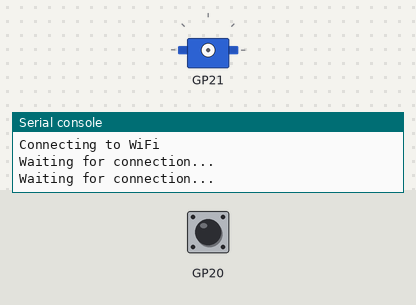
This program was run on a simulated Raspberry Pi Pico running MicroPython. Parts: servo, the last lines printed to the serial console. The test bench sets the inputs (shaded band); at power-on: GP20 HIGH. WiFi joins after 1.5 s; the clock reads 2024-03-15 10:24:30 at power-on unless the program sets it; one TCP client connects 1 s after the port opens and stays connected; values from a settings file that is not in the repository are placeholders; servo angles are drawn from the pulse width (0.5 ms = 0°, 2.5 ms = 180°); threads take turns every 2 ms; library files of the repository ran but are not shown: ds1307.py.

Above: at 1.2 s.
1.3 s: GP20 pulled LOW for 0.15 s
At 2.9 s:
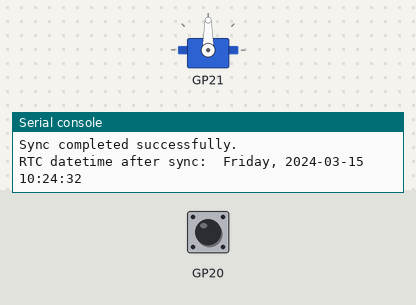
Timing chart, 0 to 4.4 s (numbered marks = the images above; inputs shaded):
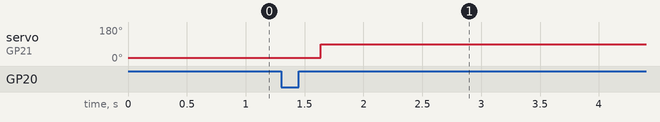

The program:

main.py
```python
from machine import Pin
from micropython import const
from ds1307 import DS1307
from feeding_time_handler import FeedingTimeHandler
from beacon import Beacon
from hardware_controller import HardwareController
from tools import connect_wifi, sync_time, setup_server_socket
import time
import utime
import ntptime
import network
import wifi_secrets

BEACON_INTERVAL_MS = const(1000)
PORT = const(2390)

network_present = False

i2c = machine.I2C(0,
                  scl=machine.Pin(17),
                  sda=machine.Pin(16),
                  freq=100000)

rtc = DS1307(i2c)
feeding_time_handler = FeedingTimeHandler(rtc)
hardware_controller = HardwareController(21, 20, feeding_time_handler)

print("Starting FishFeeder 3000!")
print(f"RTC time: {rtc.get_weekday()} {rtc.get_formatted_time()}")

print("Creating network object.")
wlan = network.WLAN(network.STA_IF)
print("activating WLAN")
wlan.active(True)
print("Connecting to WiFi")
try:
    connect_wifi(wlan, wifi_secrets.ssid, wifi_secrets.password)
    network_present = True
    print("Connected to network")
except:
    print("Could not connect to network, trying to carry on regardless.")
    network_present = False

# Create a beacon that transmits the port we are listening on
beacon = Beacon(str(PORT))
beacon_deadline = time.ticks_add(time.ticks_ms(),BEACON_INTERVAL_MS)

sync_time(network_present, rtc)
utime.sleep_ms(1000)
serversocket = setup_server_socket(PORT)
last_second = 0

# Main loop
while True:
    if network_present and serversocket is not None:
        try:
            (clientsocket, address) = serversocket.accept()
            clientsocket.settimeout(0.3)
            print(f"Got connection from {address}")
            feeding_time_handler.handle_client(clientsocket, hardware_controller)
        except OSError as e:
            if e.errno == 110:
                # This just means we timed out without getting a connection
                pass
            else:
                print(f"Failure in main loop: {e}")

        if time.ticks_diff(time.ticks_ms(),beacon_deadline)>=0:
            beacon.send()
            beacon_deadline = time.ticks_add(time.ticks_ms(),BEACON_INTERVAL_MS)

    if wlan.status() != 3 or not network_present:
        print("Lost WiFi connection, reconnecting.")
        try:
            connect_wifi(wlan,wifi_secrets.ssid, wifi_secrets.password)
            network_present = True
        except Exception as e:
            print(f"Could not connect to network {e}")
            network_present = False
    if serversocket is None:
        print("Trying to set up server socket")
        serversocket = setup_server_socket(PORT)

    # Some functions are only called once per minute
    (year,month,mday,weekday,hour,minute,second) = rtc.datetime()
    diff = last_second-second
    if diff > 20:
        # Time sync is carried out every hour, on the hour
        # Time sync is NOT carried out if there's a feeding time within five minutes
        # in either direction, to avoid double-feeding if the time is adjusted backwards.
        if minute == 0 and feeding_time_handler.no_feeding_time_within_5_min():
            sync_time(network_present, rtc)
    last_second = second
```

feeding_time_handler.py
```python
"""Module that manages the feeding times, reading and writing them to NVRAM,
and updating them in response to network client requests."""

from ds1307 import DS1307
from hardware_controller import HardwareController
from tools import are_times_within_5_minutes
import utime

class FeedingTimeHandler:
    def __init__(self, rtc):
        self.rtc = rtc
        self.is_dirty = False
        if not self.rtc.is_running():
            self.rtc.start()
            self.is_dirty = True
        if not self._is_memory_initialised():
            self._initialise_memory()
            # If the memory has not been set up it is safe to assume the time is not correct either
            self.is_dirty = True

    def get_feeding_time(self, time_slot:int) -> (int, int, int):
        """ Read the feeding time at a given slot.
            Returns a tuple of a daily feeding time: hour, minute, and feeding duration in deciseconds.

        """
        if time_slot < 0 or time_slot >= 18:
            raise ValueError("Invalid time slot.")
        addr = time_slot*3
        return self.rtc.read_nvram(addr,3)

    def set_feeding_time(self, time_slot:int, hour:int, minute:int, deciseconds:int) -> None:
        """Save the feeding time at a given slot."""
        if time_slot < 0 or time_slot >= 18:
            raise ValueError("Invalid time slot.")
        addr = time_slot*3
        self.rtc.write_nvram(addr,[hour,minute,deciseconds])

    def erase_feeding_time(self, time_slot:int) -> None:
        """Erase a feeding time, marking it as unused."""
        self.set_feeding_time(time_slot,255,255,255)

    def _initialise_memory(self) -> None:
        """ Initialise the memory to a known state with no feeding times.
            This will typically only run once, the first time the device is turned on.
        """
        for i in range(18):
            self.set_feeding_time(i,255,255,255)

    def _is_memory_initialised(self) -> None:
        """ Check if the memory values are sane. Upon first power-on, the memory will be scrambled
            and the chance of it being in a sane state is very small.
        """
        for i in range(18):
            val = self.get_feeding_time(i)
            if val[0] == 255 and val[1] == 255 and val[2] == 255:
                # The time slot is unused
                pass
            elif val[0] < 24 and val[1] < 60 and val[2] > 0:
                # The time slot is used
                pass
            else:
                # Found an invalid timeslot, the memory is in an invalid state
                return False
        return True


    def handle_client(self, client_socket:socket, hardware_controller:HardwareController) -> None:
        """Read the request from the client and react accordingly."""
        recv_data = []
        while True:
            nu_data = client_socket.read(1)
            if nu_data is None or nu_data == b'':
                break
            recv_data.append(nu_data[0])
            if len(recv_data) == 1 and recv_data[0] == b'u'[0]:
                # Update
                self._send_data(client_socket)
                break
            elif len(recv_data) == 5 and recv_data[0] == b'c'[0]:
                # Create
                self.set_feeding_time(recv_data[1], recv_data[2], recv_data[3], recv_data[4])
                self._send_data(client_socket)
                break
            elif len(recv_data) == 2 and recv_data[0] == b'd'[0]:
                # Delete
                self.erase_feeding_time(recv_data[1])
                self._send_data(client_socket)
                break
            elif len(recv_data) == 2 and recv_data[0] == b'm'[0]:
                # Manual running
                millis = recv_data[1]*100
                print(f"Manual running for {millis} ms.")
                hardware_controller.start_servo(millis)
                break
            elif len(recv_data) > 5:
                # Client sent long request, goodbye
                break
        utime.sleep_ms(1)
        client_socket.close()

    def _send_data(self, client_socket:socket) -> None:
        for address in range(18):
            (hour,minute,deciseconds) = self.get_feeding_time(address)
            client_socket.write(bytearray([hour,minute,deciseconds]))

    def no_feeding_time_within_5_min(self) -> bool:
        """ Return true if there is a feeding time starting within five minutes of the current time,
            false otherwise."""
        (year,month,mday,weekday,the_hour,the_minute,second) = self.rtc.datetime()
        for address in range(18):
            (hour,minute,deciseconds) = self.get_feeding_time(address)
            if are_times_within_5_minutes(hour,minute, the_hour, the_minute):
                return False
        return True
```

beacon.py
```python
"""Module which broadcasts the UDP multicast beacon."""

import time
import socket

class Beacon:
    def __init__(self,message:str):
        self.group = "226.1.1.1"
        self.port = 5050
        self.ttl = 3
        self.message = message.encode()
        self.sock = socket.socket(socket.AF_INET, socket.SOCK_DGRAM)

    def send(self):
        try:
            self.sock.sendto(self.message, (self.group, self.port))
        except Exception as e:
            print(f"Beacon exception: {e}")
```

hardware_controller.py
```python
"""Module for controlling the servo, and making sure it runs a determined amount of time.
This module is also responsible for handling the push-button and keeping track of feeding times.
"""
from machine import Pin, PWM
import time
import utime
from micropython import const
import _thread

DEBOUNCE_TIME_MS = const(30)

# These values are for the Feetech FS5106R servo.
# Your servo values may differ.
# Consult your servo documentation for the correct values.
STOPPED_DUTY_CYCLE_NS = const(1500000) # Duty cycle when the servo is stopped, in nanoseconds.
CW_ROTATION_DUTY_CYCLE_NS = const(700000) # Duty cycle when dispensing, in nanoseconds.
FREQUENCY_HZ = const(50) # Servo frequency.

class HardwareController:
    def __init__(self, servoPin:int, buttonPin:int, feeding_time_handler:FeedingTimeHandler):
        self.is_running = False
        self.feeding_time_handler = feeding_time_handler
        self.mutex = _thread.allocate_lock()
        self.buttonPin = Pin(buttonPin, Pin.IN, Pin.PULL_UP)
        self.lastDebounceTime = utime.ticks_ms()
        self.lastButtonState = self.buttonPin.value()
        self.buttonState = self.buttonPin.value()
        self.turn_off =  time.ticks_ms()
        self.last_second = 0
        self.pwm = PWM(Pin(servoPin))
        self.pwm.freq(FREQUENCY_HZ)
        self.stop_servo()
        # The servo controller runs in its own thread to ensure accurate timing.
        _thread.start_new_thread(self.run,())

    def start_servo(self, duration_ms:int) -> None:
        with self.mutex:
            if not self.is_running:
                self.is_running = True
                self.turn_off = time.ticks_add(time.ticks_ms(),duration_ms)
                self.pwm.duty_ns(CW_ROTATION_DUTY_CYCLE_NS)

    def stop_servo(self) -> None:
        with self.mutex:
            if self.is_running:
                self.pwm.duty_ns(STOPPED_DUTY_CYCLE_NS)
                # Wait a while to let the servo have time to stop
                utime.sleep_ms(300)
                self.pwm.deinit()
                self.is_running = False

    def check_servo(self) -> None:
        if self.is_running:
            if time.ticks_diff(time.ticks_ms(),self.turn_off)>=0:
                self.stop_servo()

    def check_button(self):
        """Check if the button has been pressed."""
        reading = self.buttonPin.value()
        if reading != self.lastButtonState:
            self.lastDebounceTime = utime.ticks_ms()
        last_debounce_timeout =  time.ticks_add(self.lastDebounceTime, DEBOUNCE_TIME_MS)
        if time.ticks_diff(time.ticks_ms(),last_debounce_timeout)>=0:
            if reading != self.buttonState:
                self.buttonState = reading
                if self.buttonState == 0:
                    self.start_servo(300)
        self.lastButtonState = reading


    def check_feeding_time(self, hour:int, minute:int):
        """Check if it's time to start a feeding event."""
        for i in range(18):
            (feeding_hour, feeding_minute, feeding_deciseconds) = self.feeding_time_handler.get_feeding_time(i)
            if hour == feeding_hour and minute == feeding_minute:
                print(f"Starting feeding time {feeding_deciseconds*100} ms.")
                self.start_servo(feeding_deciseconds*100)
                # Only one feeding time per minute, so we quit the loop here
                break

    def run(self) -> None:
        while True:
            self.check_servo()
            self.check_button()

            # Some functions are only called once per minute
            (year,month,mday,weekday,hour,minute,second) = self.feeding_time_handler.rtc.datetime()
            if (self.last_second-second) > 20:
                print(f"Checking for {hour:02d}:{minute:02d}")
                self.check_feeding_time(hour,minute)
            self.last_second = second
```

tools.py
```python
import time
import utime
import ntptime
import socket
from micropython import const

WIFI_CONNECTION_TIMEOUT_MS = const(5000)
HOURS24 = const(24*60) # Number of minutes in 24 hours

def connect_wifi(wlan, ssid, password):
    """ Wait for up to 30 seconds to connect to WiFi.
    """
    give_up_time = time.ticks_add(time.ticks_ms(),WIFI_CONNECTION_TIMEOUT_MS)
    wlan.connect(ssid, password)

    while True:
        if wlan.status()<0 or wlan.status() >= 3:
            break
        if time.ticks_diff(time.ticks_ms(),give_up_time)>=0:
            print("Connection attempt timed out.")
            break
        print("Waiting for connection...")
        time.sleep(1)

    if wlan.status() != 3:
        raise ValueError("network connection failed")
    else:
        print("connected")
        print(f"ip = {wlan.ifconfig()[0]}")


def setup_server_socket(listen_port:int) -> socket:
    """Initialise listening socket, using the designated port."""
    try:
        print("Attempting to create server socket...")
        serversocket = socket.socket(socket.AF_INET, socket.SOCK_STREAM)
        serversocket.bind(("0.0.0.0",listen_port))
        serversocket.settimeout(0.001)
        serversocket.listen(5)
        print("Server socket created.")
        return serversocket
    except OSError as e:
        print(f"Could not create server socket. Error: {e}")
        return None


def sync_time(network_present:bool, rtc:DS1307):
    """Set the RTC to the NTP time. Gives up if it can't sync."""
    if network_present:
        print("Performing NTP time sync.")
        print(f"RTC datetime before sync: {rtc.get_weekday()}, {rtc.get_formatted_time()}")
        count = 0
        try:
            while True:
                try:
                    ntptime.settime()
                    (year, month, mday, hour, minute, second, weekday, yearday) = time.gmtime()
                    print(f"NTP time: {year:04d}-{month:02d}-{mday:02d} {hour:02d}:{minute:02d}:{second:02d}")
                    rtc.datetime((year,month,mday,weekday,hour,minute,second))
                    print("Sync completed successfully.")
                    break
                except OSError as e:
                    print(f"Exception in time sync: {e}")
                    if e.errno != 110:
                        # Ignore timeout errors, raise everything else
                        raise e

                count += 1
                if count > 3:
                    print("Giving up sync")
                    break
                print("Time sync timed out, trying again.")
        except:
            print("Time sync failed. Trying to carry on regardless.")
        print(f"RTC datetime after sync:  {rtc.get_weekday()}, {rtc.get_formatted_time()}")

def are_times_within_5_minutes(hour1:int, minute1:int, hour2:int, minute2: int) -> bool:
    """ Check if the two times, given in hours and minutes, are within 5 minutes of each other.
        Times wrap around midnight."""
    minutes_since_midnight1 = hour1*60+minute1
    minutes_since_midnight2 = hour2*60+minute2
    if abs(minutes_since_midnight1-minutes_since_midnight2) < 5:
        return True
    if minutes_since_midnight1 < 5:
        if abs((minutes_since_midnight1+HOURS24)-minutes_since_midnight2) < 5:
            return True
    if minutes_since_midnight2 < 5:
        if abs(minutes_since_midnight1-(minutes_since_midnight2+HOURS24)) < 5:
            return True
    return False
```

Measured:
- after the input at 1.3 s, servo on GP21: 18° → 90° after 0.34 s
